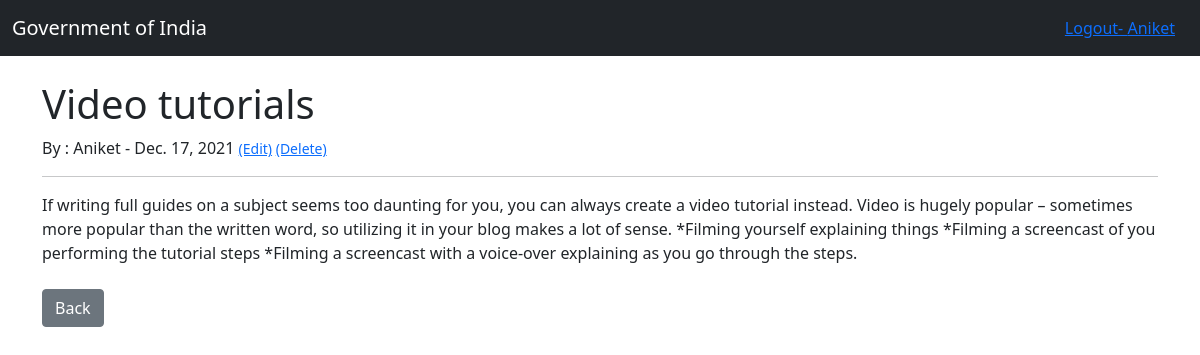
The page /article/5/ (signed in) on the database its author committed.
### Theblog/models.py (models this page shows, shortened)
class Post(models.Model):
    title=models.CharField(max_length=255)
    title_tag=models.CharField(max_length=255)#default="blog hub")
    author=models.ForeignKey(User,on_delete=models.CASCADE)
    body=models.TextField()
    post_date= models.DateField(auto_now_add=True)
    category=models.CharField(max_length=255)#default="")
    likes=models.ManyToManyField(User,related_name='blog_posts')

### Theblog/views.py (the view)
# urls.py: path("article/<int:pk>/",ArticleDetailView.as_view(),name='article-detail'),
class ArticleDetailView(DetailView):
    model= Post
    template_name='article_details.html'

### Theblog/templates/article_details.html (shortened to what this page needs)
{% extends 'base.html' %}
{% block content%}
<br/>
<h1>{{ post.title}}</h1>
 By : {{post.author}} - {{post.post_date}}
 {% if user.is_authenticated %}
   {% if user.id == post.author.id %}
    <small><a href="{% url 'update_post' pk=post.pk %}">(Edit)</a> </small>    <small><a href="{% url 'delete_post' post.pk %}">(Delete)</a></small>
   {%endif%}
 {%endif%}
<br>
<hr>
{{post.body|safe}}
<br/>
<br/>
<a href="{% url 'home' %}" class="btn btn-secondary"> Back </a>
{% endblock %}

### Theblog/templates/base.html (shortened to what this page needs)
<!doctype html>
<html lang="en">
  <head>
    <link href="https://cdn.jsdelivr.net/npm/bootstrap@5.1.3/dist/css/bootstrap.min.css" rel="stylesheet">
  </head>
  <body>
    <nav class="navbar navbar-dark bg-dark">
        <div class="container-fluid">
          <a class="navbar-brand " href="{% url 'home' %}">Government of India</a>
            {% if user.is_authenticated %}
                <a class="btn btn-link" href="{% url 'logout' %}"> Logout- {{request.user.username}}</a>
             {%else%}
                <a class="btn btn-link " href="{% url 'register' %}"> Register</a>
                <a class="btn btn-link" href="{% url 'login' %}"> Login</a>
             {%endif%}
        </div>
      </nav>
    <div class="container">
        {% block content %}
        {% endblock %}
    </div>
  </body>
</html>

### rows shown on the page
Post: title "Video tutorials", author "Aniket", post_date "Dec. 17, 2021", body "If writing full guides on a subject seems too daunting for you, you can always create a video tutorial instead. Video is hugely popular – sometimes more popular than the written word, so utilizing it in your blog makes a lot of sense. *Filming yourself explaining things *Filming a screencast of you performing the tutorial steps *Filming a screencast with a voice-over explaining as you go through the steps."

### other values the page prints
{{ request.user.username }} "Aniket"
